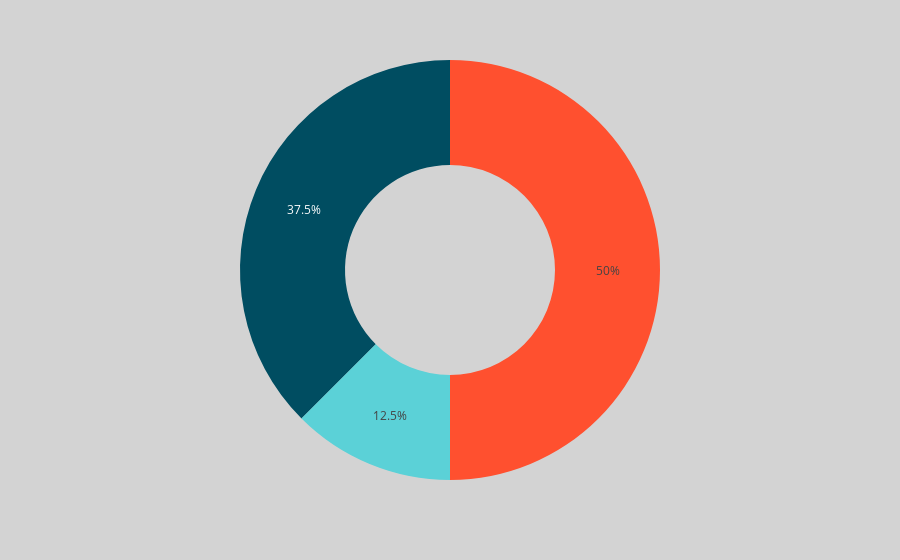

Here is the notebook cell this chart was saved with:
### Code cell
# Create donut chart visualization for the 3 scores
# fig = go.Figure(data=[go.pie(labels=sample_count['Progress'], values = sample_count['Assignment Count'],
#                              marker=dict(colors=['#8FDAD5', '#E0E0E0', '#FF0000']))])
fig = px.pie(sample_count, values='Assignment Count', labels='Progress',
             hole=0.5, 
             color= 'Progress', color_discrete_map={'Missing':'#FF502F', 'Complete':'#004D61', 'Late':'#5BD1D7'})

fig.update_traces(textinfo='percent')
fig.update_layout(paper_bgcolor = "lightgray", showlegend=False)

fig.show()

### Figure 1 — Plotly figure (JSON) as saved in the notebook; plotly's stock layout.template omitted (floating-point values rounded to 4 significant figures)
{"data": [{"customdata": [["Complete"], ["Late"], ["Missing"]], "domain": {"x": [0, 1], "y": [0, 1]}, "hole": 0.5, "hovertemplate": "Assignment Count=%{value}<br>Progress=%{customdata[0]}<extra></extra>", "legendgroup": "", "marker": {"colors": ["#004D61", "#5BD1D7", "#FF502F"]}, "name": "", "showlegend": false, "textinfo": "percent", "type": "pie", "values": [9, 3, 12]}], "layout": {"legend": {"tracegroupgap": 0}, "margin": {"t": 60}, "paper_bgcolor": "lightgray", "showlegend": false}}
